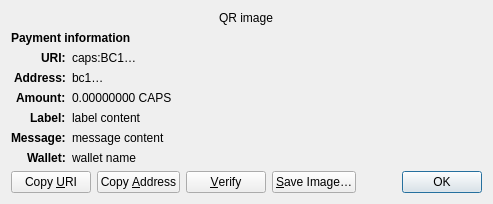
<?xml version="1.0" encoding="UTF-8"?>
<ui version="4.0">
 <class>ReceiveRequestDialog</class>
 <widget class="QDialog" name="ReceiveRequestDialog">
  <property name="geometry">
   <rect>
    <x>0</x>
    <y>0</y>
    <width>413</width>
    <height>229</height>
   </rect>
  </property>
  <property name="windowTitle">
   <string>Request payment to …</string>
  </property>
  <layout class="QGridLayout" name="gridLayout" columnstretch="0,1">
   <property name="sizeConstraint">
    <enum>QLayout::SetFixedSize</enum>
   </property>
   <item row="0" column="0" colspan="2" alignment="Qt::AlignHCenter">
    <widget class="QRImageWidget" name="qr_code">
     <property name="text">
      <string notr="true">QR image</string>
     </property>
     <property name="textInteractionFlags">
      <set>Qt::NoTextInteraction</set>
     </property>
    </widget>
   </item>
   <item row="1" column="0" colspan="2">
    <widget class="QLabel" name="payment_header">
     <property name="font">
      <font>
       <weight>75</weight>
       <bold>true</bold>
      </font>
     </property>
     <property name="text">
      <string>Payment information</string>
     </property>
     <property name="textInteractionFlags">
      <set>Qt::NoTextInteraction</set>
     </property>
    </widget>
   </item>
   <item row="2" column="0" alignment="Qt::AlignRight|Qt::AlignTop">
    <widget class="QLabel" name="uri_tag">
     <property name="font">
      <font>
       <weight>75</weight>
       <bold>true</bold>
      </font>
     </property>
     <property name="text">
      <string notr="true">URI:</string>
     </property>
     <property name="textFormat">
      <enum>Qt::PlainText</enum>
     </property>
     <property name="textInteractionFlags">
      <set>Qt::NoTextInteraction</set>
     </property>
    </widget>
   </item>
   <item row="2" column="1" alignment="Qt::AlignTop">
    <widget class="QLabel" name="uri_content">
     <property name="text">
      <string notr="true">caps:BC1…</string>
     </property>
     <property name="textFormat">
      <enum>Qt::RichText</enum>
     </property>
     <property name="wordWrap">
      <bool>true</bool>
     </property>
     <property name="textInteractionFlags">
      <set>Qt::TextSelectableByMouse</set>
     </property>
    </widget>
   </item>
   <item row="3" column="0" alignment="Qt::AlignRight|Qt::AlignTop">
    <widget class="QLabel" name="address_tag">
     <property name="font">
      <font>
       <weight>75</weight>
       <bold>true</bold>
      </font>
     </property>
     <property name="text">
      <string>Address:</string>
     </property>
     <property name="textInteractionFlags">
      <set>Qt::NoTextInteraction</set>
     </property>
    </widget>
   </item>
   <item row="3" column="1" alignment="Qt::AlignTop">
    <widget class="QLabel" name="address_content">
     <property name="text">
      <string notr="true">bc1…</string>
     </property>
     <property name="textFormat">
      <enum>Qt::PlainText</enum>
     </property>
     <property name="textInteractionFlags">
      <set>Qt::TextSelectableByMouse</set>
     </property>
    </widget>
   </item>
   <item row="4" column="0" alignment="Qt::AlignRight|Qt::AlignTop">
    <widget class="QLabel" name="amount_tag">
     <property name="font">
      <font>
       <weight>75</weight>
       <bold>true</bold>
      </font>
     </property>
     <property name="text">
      <string>Amount:</string>
     </property>
     <property name="textInteractionFlags">
      <set>Qt::NoTextInteraction</set>
     </property>
    </widget>
   </item>
   <item row="4" column="1" alignment="Qt::AlignTop">
    <widget class="QLabel" name="amount_content">
     <property name="text">
      <string notr="true">0.00000000 CAPS</string>
     </property>
     <property name="textFormat">
      <enum>Qt::PlainText</enum>
     </property>
     <property name="textInteractionFlags">
      <set>Qt::TextSelectableByMouse</set>
     </property>
    </widget>
   </item>
   <item row="5" column="0" alignment="Qt::AlignRight|Qt::AlignTop">
    <widget class="QLabel" name="label_tag">
     <property name="font">
      <font>
       <weight>75</weight>
       <bold>true</bold>
      </font>
     </property>
     <property name="text">
      <string>Label:</string>
     </property>
     <property name="textInteractionFlags">
      <set>Qt::NoTextInteraction</set>
     </property>
    </widget>
   </item>
   <item row="5" column="1" alignment="Qt::AlignTop">
    <widget class="QLabel" name="label_content">
     <property name="text">
      <string notr="true">label content</string>
     </property>
     <property name="textFormat">
      <enum>Qt::PlainText</enum>
     </property>
     <property name="wordWrap">
      <bool>true</bool>
     </property>
     <property name="textInteractionFlags">
      <set>Qt::TextSelectableByMouse</set>
     </property>
    </widget>
   </item>
   <item row="6" column="0" alignment="Qt::AlignRight|Qt::AlignTop">
    <widget class="QLabel" name="message_tag">
     <property name="font">
      <font>
       <weight>75</weight>
       <bold>true</bold>
      </font>
     </property>
     <property name="text">
      <string>Message:</string>
     </property>
     <property name="textInteractionFlags">
      <set>Qt::NoTextInteraction</set>
     </property>
    </widget>
   </item>
   <item row="6" column="1" alignment="Qt::AlignTop">
    <widget class="QLabel" name="message_content">
     <property name="text">
      <string notr="true">message content</string>
     </property>
     <property name="textFormat">
      <enum>Qt::PlainText</enum>
     </property>
     <property name="wordWrap">
      <bool>true</bool>
     </property>
     <property name="textInteractionFlags">
      <set>Qt::TextSelectableByMouse</set>
     </property>
    </widget>
   </item>
   <item row="7" column="0" alignment="Qt::AlignRight|Qt::AlignTop">
    <widget class="QLabel" name="wallet_tag">
     <property name="font">
      <font>
       <weight>75</weight>
       <bold>true</bold>
      </font>
     </property>
     <property name="text">
      <string>Wallet:</string>
     </property>
     <property name="textInteractionFlags">
      <set>Qt::NoTextInteraction</set>
     </property>
    </widget>
   </item>
   <item row="7" column="1" alignment="Qt::AlignTop">
    <widget class="QLabel" name="wallet_content">
     <property name="text">
      <string notr="true">wallet name</string>
     </property>
     <property name="textFormat">
      <enum>Qt::PlainText</enum>
     </property>
     <property name="wordWrap">
      <bool>true</bool>
     </property>
     <property name="textInteractionFlags">
      <set>Qt::TextSelectableByMouse</set>
     </property>
    </widget>
   </item>
   <item row="8" column="0" colspan="2">
    <layout class="QHBoxLayout" name="horizontalLayout">
     <item>
      <widget class="QPushButton" name="btnCopyURI">
       <property name="text">
        <string>Copy &amp;URI</string>
       </property>
       <property name="autoDefault">
        <bool>false</bool>
       </property>
      </widget>
     </item>
     <item>
      <widget class="QPushButton" name="btnCopyAddress">
       <property name="text">
        <string>Copy &amp;Address</string>
       </property>
       <property name="autoDefault">
        <bool>false</bool>
       </property>
      </widget>
     </item>
     <item>
      <widget class="QPushButton" name="btnVerify">
       <property name="text">
        <string>&amp;Verify</string>
       </property>
       <property name="toolTip">
        <string>Verify this address on e.g. a hardware wallet screen</string>
       </property>
       <property name="autoDefault">
        <bool>false</bool>
       </property>
      </widget>
     </item>
     <item>
      <widget class="QPushButton" name="btnSaveAs">
       <property name="text">
        <string>&amp;Save Image…</string>
       </property>
       <property name="autoDefault">
        <bool>false</bool>
       </property>
      </widget>
     </item>
     <item>
      <spacer name="horizontalSpacer_2">
       <property name="orientation">
        <enum>Qt::Horizontal</enum>
       </property>
       <property name="sizeHint" stdset="0">
        <size>
         <width>40</width>
         <height>20</height>
        </size>
       </property>
      </spacer>
     </item>
     <item>
      <widget class="QDialogButtonBox" name="buttonBox">
       <property name="focusPolicy">
        <enum>Qt::StrongFocus</enum>
       </property>
       <property name="standardButtons">
        <set>QDialogButtonBox::Ok</set>
       </property>
      </widget>
     </item>
    </layout>
   </item>
  </layout>
 </widget>
 <customwidgets>
  <customwidget>
   <class>QRImageWidget</class>
   <extends>QLabel</extends>
   <header>qt/qrimagewidget.h</header>
  </customwidget>
 </customwidgets>
 <tabstops>
  <tabstop>buttonBox</tabstop>
  <tabstop>btnCopyURI</tabstop>
  <tabstop>btnCopyAddress</tabstop>
  <tabstop>btnSaveAs</tabstop>
 </tabstops>
 <resources/>
 <connections>
  <connection>
   <sender>buttonBox</sender>
   <signal>accepted()</signal>
   <receiver>ReceiveRequestDialog</receiver>
   <slot>accept()</slot>
   <hints>
    <hint type="sourcelabel">
     <x>135</x>
     <y>230</y>
    </hint>
    <hint type="destinationlabel">
     <x>135</x>
     <y>126</y>
    </hint>
   </hints>
  </connection>
 </connections>
</ui>
